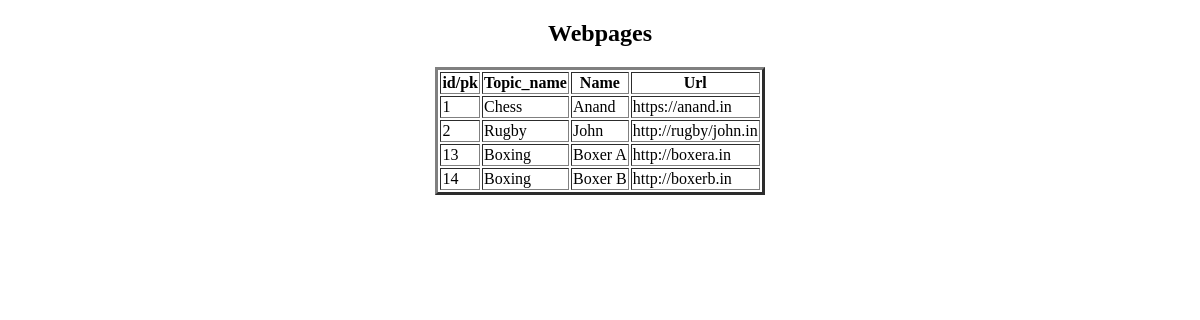
The page /display_webpage/ on the database as committed earlier.
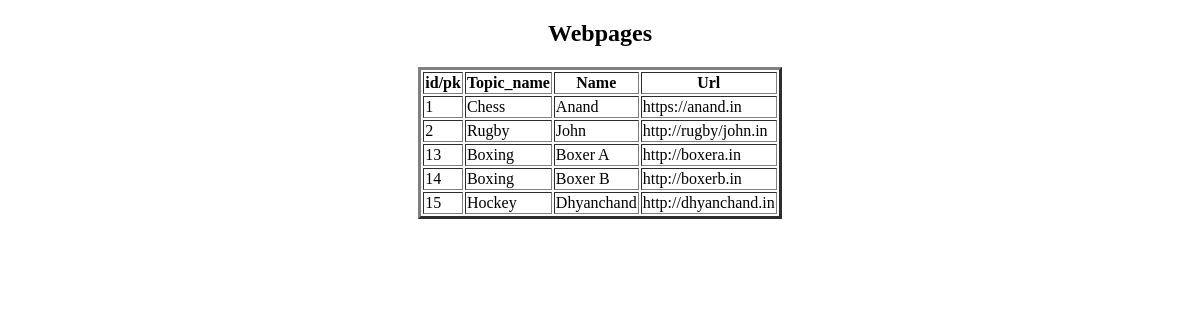
The same page on the database as committed later.
### app/models.py (models this page shows, shortened)
class Webpage(models.Model):
    topic_name = models.ForeignKey(Topic, on_delete=models.CASCADE)
    name = models.CharField(max_length = 100)
    url = models.URLField()

class Topic(models.Model):
    topic_name = models.CharField(max_length = 100, primary_key=True)

### app/views.py (the view)
# urls.py: path('display_webpage/', display_webpage, name = 'display_webpage'),
def display_webpage(request):
    LWO = Webpage.objects.all()
    d = {'LWO':LWO}
    return render(request, 'display_webpage.html', d)

### templates/display_webpage.html (shortened to what this page needs)
<!DOCTYPE html>
<html lang="en">
<head>
</head>
<body>
    <center>
        <h2>Webpages</h2>
        <table border = '3px'>
            <tr>
                <th>id/pk</th>
                <th>Topic_name</th>
                <th>Name</th>
                <th>Url</th>
            </tr>
            <tbody>
                {% for ob in LWO %}
                    <tr>
                        <td>{{ob.id}}</td>
                        <td>{{ob.topic_name.topic_name}}</td>
                        <td>{{ob.name}}</td>
                        <td>{{ob.url}}</td>
                    </tr>
                {% endfor %}
            </tbody>
        </table>
    </center>
</body>
</html>

Rows that differ between the two databases and show on the page:
added Webpage: id "15", topic_name.topic_name "Hockey", name "Dhyanchand", url "http://dhyanchand.in"
